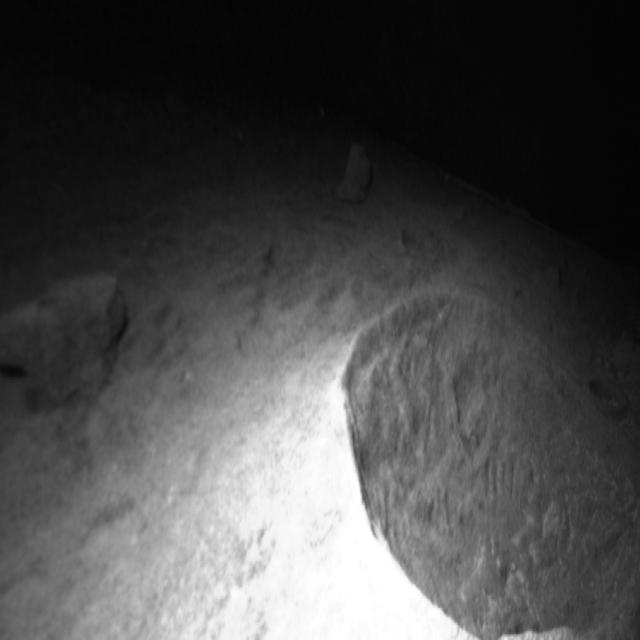
#> input picture lunasafe/dataset/Dataset_yolo/test/images/rgb_104_png_jpg.rf.00ed7a1f332792202c493c5795dedb75.jpg, 640 x 640 px
$ python -i yolo_detector.py   (imports and definitions only)
#> lines starting #> are read from the running program, lines starting #| are printed output that depends on the picture; after the words box and inside, x2 and y2 are one past the last pixel; in counts of white or black regions, pixels touching at a corner belong together
"""
Optical Perception & YOLO Hazard Detector for LUNA-SAFE
Performs crater and boulder detection, shadow/glare occlusion mapping,
and model detection confidence analysis.
"""

import os
import cv2
import numpy as np


class YOLOHazardDetector:
    """
    Optical sensor processing layer detecting lunar/Martian craters and boulders,
    evaluating shadow/glare occlusions, and quantifying perception uncertainty.
    """

    CLASS_NAMES = {0: "crater", 1: "boulder"}

    def __init__(self, model_path: str = None, conf_threshold: float = 0.25):
        self.conf_threshold = conf_threshold
        self.model = None
        self.model_loaded = False

        if model_path and os.path.exists(model_path):
            try:
                from ultralytics import YOLO
                self.model = YOLO(model_path)
                self.model_loaded = True
                print(f"[YOLO] Loaded model weights from {model_path}")
            except Exception as e:
                print(f"[YOLO] Warning: could not load model from {model_path}: {e}")

    def detect_shadow_and_glare(self, image_bgr: np.ndarray) -> dict:
        """
        Analyze lighting conditions:
        - Deep shadows (PSR or terrain occlusions: pixel brightness < 25)
        - Solar specular glare (saturation: pixel brightness > 245)
        """
        gray = cv2.cvtColor(image_bgr, cv2.COLOR_BGR2GRAY) if len(image_bgr.shape) == 3 else image_bgr
        total_pixels = float(gray.size)

        shadow_mask = (gray < 28).astype(np.uint8)
        glare_mask = (gray > 240).astype(np.uint8)

        shadow_ratio = float(np.sum(shadow_mask) / total_pixels)
        glare_ratio = float(np.sum(glare_mask) / total_pixels)
        occlusion_ratio = min(1.0, shadow_ratio + glare_ratio)

        return {
            "shadow_mask": shadow_mask,
            "glare_mask": glare_mask,
            "shadow_ratio": shadow_ratio,
            "glare_ratio": glare_ratio,
            "occlusion_ratio": occlusion_ratio,
            "mean_brightness": float(np.mean(gray)),
        }

    def detect_hazards(self, image_bgr: np.ndarray, optical_health: str = "healthy") -> dict:
        """
        Detect craters and boulders in optical imagery.
        optical_health can be 'healthy', 'degraded' (dust/glare), or 'offline'.
        """
        h, w = image_bgr.shape[:2]
        lighting = self.detect_shadow_and_glare(image_bgr)

        if optical_health == "offline":
            return {
                "detections": [],
                "crater_count": 0,
                "boulder_count": 0,
                "total_hazard_count": 0,
                "hazard_density_map": np.zeros((h, w), dtype=float),
                "hazard_coverage_ratio": 0.0,
                "mean_confidence": 0.0,
                "confidence_entropy": 1.0,
                "lighting": lighting,
                "sensor_status": "offline",
            }

        detections = []
        confidences = []

        # If YOLO model is loaded, run inference
        if self.model_loaded and self.model is not None:
            try:
                results = self.model(image_bgr, conf=self.conf_threshold, verbose=False)
                for r in results:
                    for box in r.boxes:
                        xyxy = box.xyxy[0].cpu().numpy().tolist()
                        conf = float(box.conf[0].cpu().numpy())
                        cls_id = int(box.cls[0].cpu().numpy())
                        cls_name = self.CLASS_NAMES.get(cls_id, "hazard")

                        detections.append({
                            "bbox": [round(x, 1) for x in xyxy],
                            "confidence": round(conf, 3),
                            "class_id": cls_id,
                            "class_name": cls_name,
                            "area_px": round((xyxy[2] - xyxy[0]) * (xyxy[3] - xyxy[1]), 1)
                        })
                        confidences.append(conf)
            except Exception as e:
                print(f"[YOLO] Inference error: {e}, falling back to computer vision detector")

        # Fallback / heuristic multi-scale feature detector if YOLO had 0 detections or wasn't loaded
        if len(detections) == 0:
            detections, confidences = self._heuristic_lunar_detector(image_bgr, lighting)

        # If optical sensor is degraded (e.g. dust or sensor noise), reduce confidence and add noise
        if optical_health == "degraded":
            for d in detections:
                d["confidence"] = max(0.15, round(d["confidence"] * 0.65, 3))
            confidences = [c * 0.65 for c in confidences]

        # Calculate hazard density map
        hazard_mask = np.zeros((h, w), dtype=np.float32)
        crater_count = 0
        boulder_count = 0

        for d in detections:
            x1, y1, x2, y2 = [int(v) for v in d["bbox"]]
            x1, y1 = max(0, x1), max(0, y1)
            x2, y2 = min(w, x2), min(h, y2)
            weight = 1.0 if d["class_name"] == "boulder" else 0.85
            hazard_mask[y1:y2, x1:x2] += weight * d["confidence"]

            if d["class_name"] == "crater":
                crater_count += 1
            else:
                boulder_count += 1

        # Smooth hazard density
        hazard_density_map = cv2.GaussianBlur(hazard_mask, (21, 21), 0)
        max_density = np.max(hazard_density_map) if np.max(hazard_density_map) > 0 else 1.0
        hazard_density_map = np.clip(hazard_density_map / max_density, 0.0, 1.0)

        total_area = h * w
        hazard_pixels = np.count_nonzero(hazard_mask > 0.1)
        hazard_coverage_ratio = float(hazard_pixels / total_area)

        mean_conf = float(np.mean(confidences)) if confidences else 0.5
        # Confidence entropy (uncertainty in detection confidence)
        conf_entropy = float(np.std(confidences)) if len(confidences) > 1 else 0.2

        return {
            "detections": detections,
            "crater_count": crater_count,
            "boulder_count": boulder_count,
            "total_hazard_count": len(detections),
            "hazard_density_map": hazard_density_map,
            "hazard_coverage_ratio": hazard_coverage_ratio,
            "mean_confidence": mean_conf,
            "confidence_entropy": conf_entropy,
            "lighting": lighting,
            "sensor_status": optical_health,
        }

    def _heuristic_lunar_detector(self, image_bgr: np.ndarray, lighting: dict) -> tuple:
        """
        Heuristic planetary surface feature detector using circular Hough transforms
        and morphological edge segmentation for craters and high-contrast rocks.
        """
        gray = cv2.cvtColor(image_bgr, cv2.COLOR_BGR2GRAY) if len(image_bgr.shape) == 3 else image_bgr
        h, w = gray.shape
        detections = []
        confidences = []

        # 1. Crater detection via circular Hough Transform
        blurred = cv2.GaussianBlur(gray, (9, 9), 2)
        circles = cv2.HoughCircles(
            blurred, cv2.HOUGH_GRADIENT, dp=1.2, minDist=30,
            param1=60, param2=30, minRadius=10, maxRadius=int(min(h, w) * 0.4)
        )

        if circles is not None:
            circles = np.uint16(np.around(circles))
            for c in circles[0, :]:
                cx, cy, r = int(c[0]), int(c[1]), int(c[2])
                x1, y1 = max(0, cx - r), max(0, cy - r)
                x2, y2 = min(w, cx + r), min(h, cy + r)
                conf = min(0.95, max(0.45, 0.75 - (r / max(h, w)) * 0.2))
                detections.append({
                    "bbox": [float(x1), float(y1), float(x2), float(y2)],
                    "confidence": round(conf, 3),
                    "class_id": 0,
                    "class_name": "crater",
                    "area_px": round(np.pi * (r**2), 1)
                })
                confidences.append(conf)

        # 2. Boulder detection via high-gradient blob segmentation
        # Boulders show strong cast shadows adjacent to high specular rims
        edges = cv2.Canny(gray, 70, 150)
        contours, _ = cv2.findContours(edges, cv2.RETR_EXTERNAL, cv2.CHAIN_APPROX_SIMPLE)

        for cnt in contours:
            area = cv2.contourArea(cnt)
            if 40 < area < 4000:
                x, y, bw, bh = cv2.boundingRect(cnt)
                aspect = bw / float(bh)
                if 0.4 < aspect < 2.5:
                    conf = min(0.92, max(0.40, 0.65 + (area / 4000.0) * 0.25))
                    detections.append({
                        "bbox": [float(x), float(y), float(x + bw), float(y + bh)],
                        "confidence": round(conf, 3),
                        "class_id": 1,
                        "class_name": "boulder",
                        "area_px": round(area, 1)
                    })
                    confidences.append(conf)

        return detections[:50], confidences[:50]

>>> import cv2
>>> picture = cv2.imread('../dataset/Dataset_yolo/test/images/rgb_104_png_jpg.rf.00ed7a1f332792202c493c5795dedb75.jpg')
#> picture is the input picture: shape (640, 640, 3); min 3, max 255, mean 74.9
>>> result = YOLOHazardDetector().detect_hazards(picture)
#> in detect_shadow_and_glare, `shadow_mask = (gray < 28).astype(np.uint8)`:
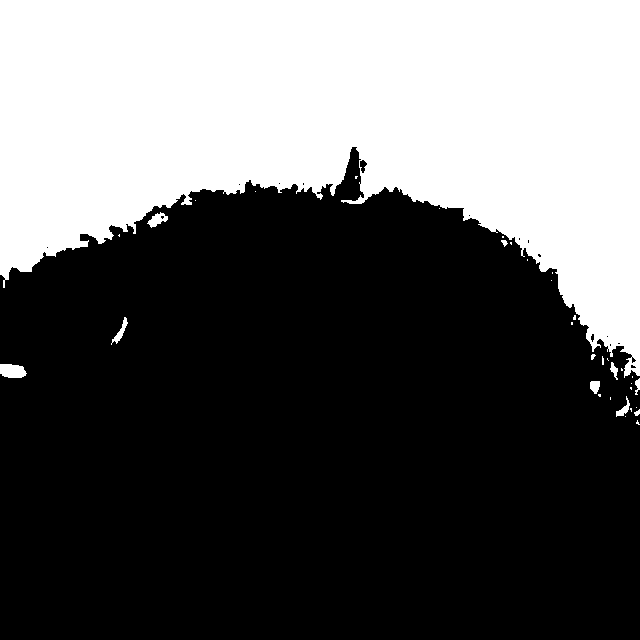
#> shadow_mask: shape (640, 640); values 0 (black) and 1 (white), 36.5% white; 35 white regions (24 under 20 px), largest, box (x1, y1, x2, y2) and area: (0, 0, 640, 378) 148244, (0, 364, 27, 378) 312, (147, 212, 168, 228) 167
#> in detect_shadow_and_glare, `glare_mask = (gray > 240).astype(np.uint8)`:
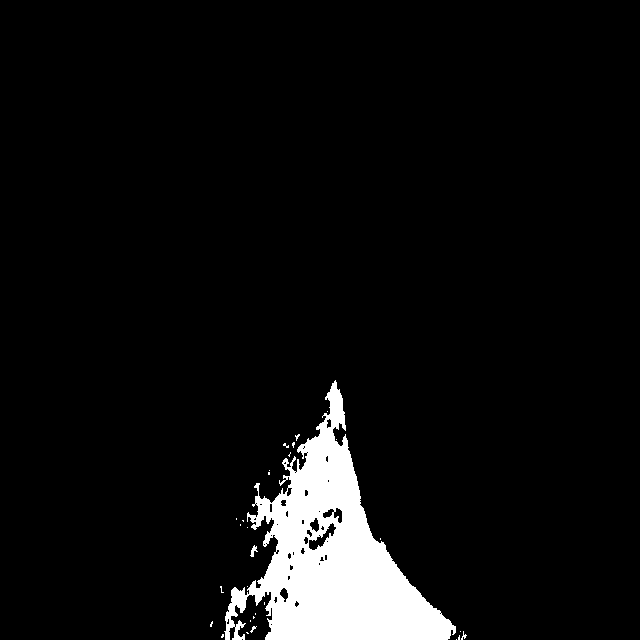
#> glare_mask: shape (640, 640); values 0 (black) and 1 (white), 5.9% white; 29 white regions (26 under 20 px), largest, box (x1, y1, x2, y2) and area: (224, 380, 456, 640) 24022, (250, 545, 258, 557) 44, (461, 631, 467, 640) 21
#> in detect_shadow_and_glare, `shadow_ratio = float(np.sum(shadow_mask) / total_pixels)`: shadow_ratio = 0.365
#> in detect_shadow_and_glare, `glare_ratio = float(np.sum(glare_mask) / total_pixels)`: glare_ratio = 0.0592
#> in detect_shadow_and_glare, `occlusion_ratio = min(1.0, shadow_ratio + glare_ratio)`: occlusion_ratio = 0.424
#> in detect_hazards, `lighting = self.detect_shadow_and_glare(image_bgr)`: lighting = 6 items
#> in _heuristic_lunar_detector, `circles = cv2.HoughCircles( blurred, cv2.HOUGH_GRADIENT, dp=1.2, minDi..`: circles = [[557.4, 462.6, 187.7], [556.2, 413.4, 212.7]]
#> in _heuristic_lunar_detector, `circles = np.uint16(np.around(circles))`: circles = [[557, 463, 188], [556, 413, 213]]
#> the loop in _heuristic_lunar_detector, `for c in circles[0, :]:` made 2 passes
#> (cx, cy, r, x1, y1, x2, y2, conf) on passes 1 to 2: (557, 463, 188, 369, 275, 640, 640, 0.691), (556, 413, 213, 343, 200, 640, 626, 0.683)
#> after the loop in _heuristic_lunar_detector, `for c in circles[0, :]:`: confidences = [0.691, 0.683]; detections = 2 items
#> in _heuristic_lunar_detector, `edges = cv2.Canny(gray, 70, 150)`:
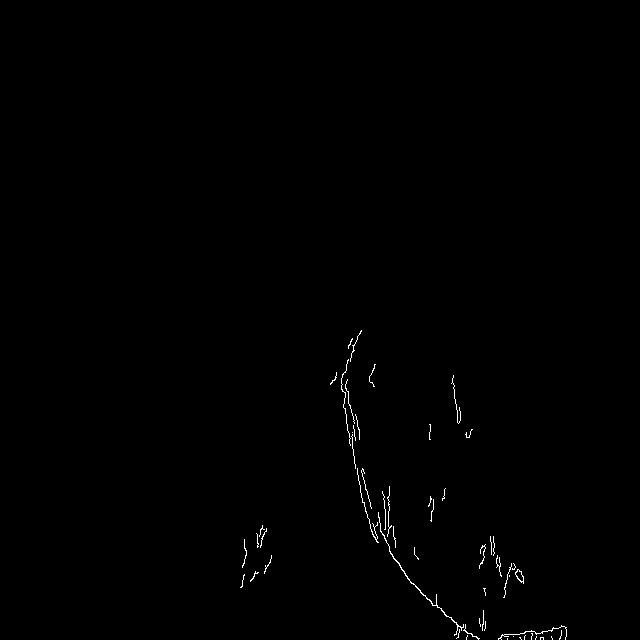
#> edges: shape (640, 640); 0.39% white in thin lines or dots, all inside (x1, y1, x2, y2) = (240, 330, 567, 640)
#> in _heuristic_lunar_detector, `contours, _ = cv2.findContours(edges, cv2.RETR_EXTERNAL, cv2.CHAIN_APP..`: contours = 55 contours, 53 with area under 20; largest, box (x1, y1, x2, y2) and area: (378, 512, 464, 636) 62, (515, 569, 524, 584) 62
#> the loop in _heuristic_lunar_detector, `for cnt in contours:` made 55 passes
#> (area, x, y, bw, bh, aspect, conf) on passes 21, 35: (62, 515, 569, 9, 15, 0.6, 0.654), (62.5, 378, 512, 86, 124, 0.694, 0.654)
#> after the loop in _heuristic_lunar_detector, `for cnt in contours:`: confidences = [0.691, 0.683, 0.654, 0.654]; detections = 4 items
#> in detect_hazards, `detections, confidences = self._heuristic_lunar_detector(image_bgr, li..`: confidences = [0.691, 0.683, 0.654, 0.654]
#> the loop in detect_hazards, `for d in detections:` made 4 passes
#> (x1, y1, x2, y2, weight, crater_count) on passes 1 to 2: (369, 275, 640, 640, 0.85, 1), (343, 200, 640, 626, 0.85, 2)
#> after the loop in detect_hazards, `for d in detections:`:
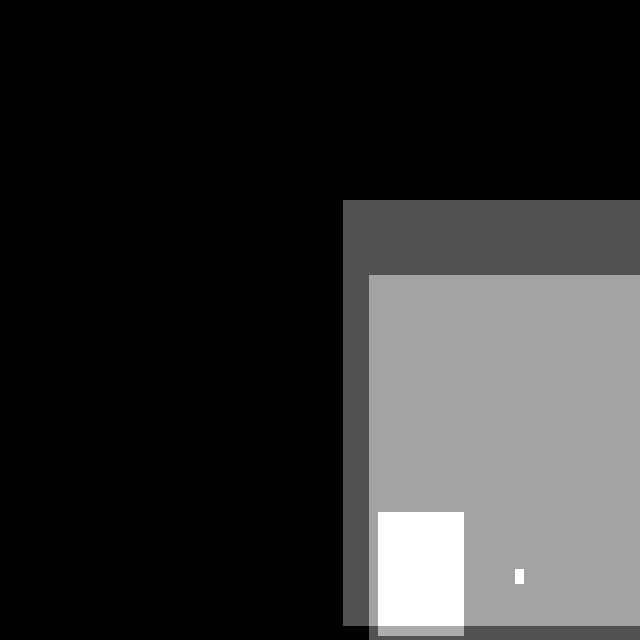
#> hazard_mask: shape (640, 640) float32; min 0, max 1.82, mean 0.338; drawn with min black and max white
#> after the loop in detect_hazards, `for d in detections:`: boulder_count = 2
#> in detect_hazards, `max_density = np.max(hazard_density_map) if np.max(hazard_density_map)..`: max_density = 1.82
#> in detect_hazards, `hazard_pixels = np.count_nonzero(hazard_mask > 0.1)`: hazard_pixels = 130316
#> in detect_hazards, `hazard_coverage_ratio = float(hazard_pixels / total_area)`: hazard_coverage_ratio = 0.318
#> in detect_hazards, `mean_conf = float(np.mean(confidences)) if confidences else 0.5`: mean_conf = 0.671
#> in detect_hazards, `conf_entropy = float(np.std(confidences)) if len(confidences) > 1 else..`: conf_entropy = 0.017
#> result = 10 items

$ run again, on lunasafe/dataset/Dataset_yolo/test/images/rgb_120_png_jpg.rf.6308d536a9e84722d42943bc01943692.jpg
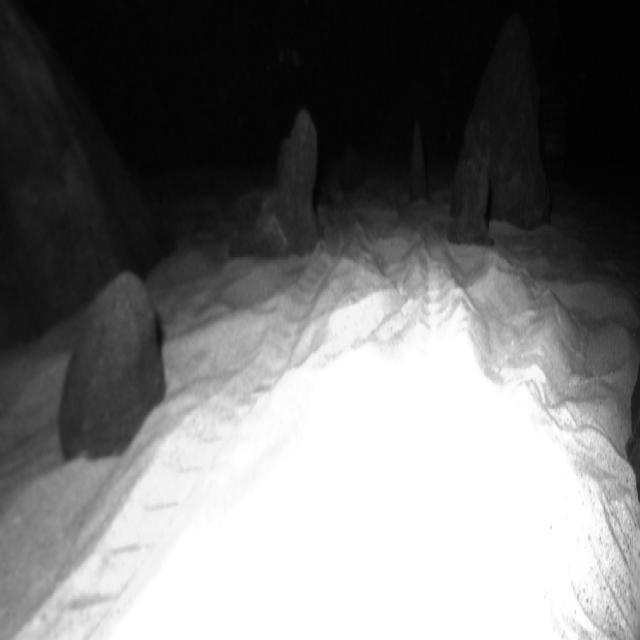
#> input picture lunasafe/dataset/Dataset_yolo/test/images/rgb_120_png_jpg.rf.6308d536a9e84722d42943bc01943692.jpg, 640 x 640 px
#> picture is the input picture: shape (640, 640, 3); min 0, max 255, mean 117.7
#> in detect_shadow_and_glare, `shadow_mask = (gray < 28).astype(np.uint8)`:
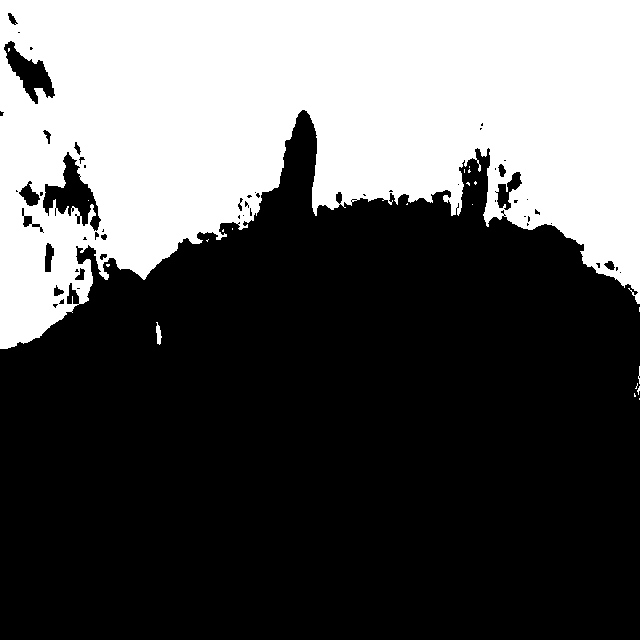
#> shadow_mask: shape (640, 640); values 0 (black) and 1 (white), 35.8% white; 21 white regions (19 under 20 px), largest, box (x1, y1, x2, y2) and area: (0, 0, 640, 349) 146290, (156, 322, 162, 345) 84
#> glare_mask: shape (640, 640); values 0 (black) and 1 (white), 27.8% white; 81 white regions (72 under 20 px), largest, box (x1, y1, x2, y2) and area: (103, 301, 609, 640) 113206, (118, 528, 136, 544) 124, (131, 502, 142, 525) 94
#> shadow_ratio = 0.358
#> glare_ratio = 0.278
#> occlusion_ratio = 0.636
#> lighting = 6 items
#> in _heuristic_lunar_detector, `circles = cv2.HoughCircles( blurred, cv2.HOUGH_GRADIENT, dp=1.2, minDi..`: circles = [[385.8, 357, 101], [424.2, 418.2, 135.4], [402.6, 395.4, 104.8], [359.4, 372.6, 67.72], [431.4, 333, 50.08], [425.4, 364.2, 63.88], [516.6, 347.4, 40.84], [379.8, 305.4, 30.76], [351, 331.8, 27.16], [268.2, 419.4, 55.12]]
#> in _heuristic_lunar_detector, `circles = np.uint16(np.around(circles))`: circles = [[386, 357, 101], [424, 418, 135], [403, 395, 105], [359, 373, 68], [431, 333, 50], [425, 364, 64], [517, 347, 41], [380, 305, 31], [351, 332, 27], [268, 419, 55]]
#> the loop in _heuristic_lunar_detector, `for c in circles[0, :]:` made 10 passes
#> (cx, cy, r, x1, y1, x2, y2, conf) on passes 1 to 8: (386, 357, 101, 285, 256, 487, 458, 0.718), (424, 418, 135, 289, 283, 559, 553, 0.708), (403, 395, 105, 298, 290, 508, 500, 0.717), (359, 373, 68, 291, 305, 427, 441, 0.729), (431, 333, 50, 381, 283, 481, 383, 0.734), (425, 364, 64, 361, 300, 489, 428, 0.73), (517, 347, 41, 476, 306, 558, 388, 0.737), (380, 305, 31, 349, 274, 411, 336, 0.74)
#> after the loop in _heuristic_lunar_detector, `for c in circles[0, :]:`: confidences = [0.718, 0.708, 0.717, 0.729, 0.734, 0.73, 0.737, 0.74, 0.742, 0.733]; detections = 10 items
#> edges: shape (640, 640); 0.93% white in thin lines or dots, all inside (x1, y1, x2, y2) = (50, 219, 640, 640)
#> contours = 118 contours, 104 with area under 20; largest, box (x1, y1, x2, y2) and area: (524, 363, 576, 432) 80, (607, 566, 635, 640) 59, (579, 417, 606, 434) 54, (596, 559, 619, 610) 51, (571, 428, 640, 505) 46
#> the loop in _heuristic_lunar_detector, `for cnt in contours:` made 118 passes
#> (area, x, y, bw, bh, aspect, conf) on passes 36, 58, 77, 81, 93, 96: (51, 596, 559, 23, 51, 0.451, 0.653), (41, 601, 487, 25, 60, 0.417, 0.653), (45.5, 571, 428, 69, 77, 0.896, 0.653), (54, 579, 417, 27, 17, 1.59, 0.653), (80, 524, 363, 52, 69, 0.754, 0.655), (41.5, 271, 341, 54, 51, 1.06, 0.653)
#> after the loop in _heuristic_lunar_detector, `for cnt in contours:`: confidences = [0.718, 0.708, 0.717, 0.729, 0.734, 0.73, 0.737, 0.74, 0.742, 0.733, 0.653, 0.653, 0.653, 0.653, 0.655, 0.653]; detections = 16 items
#> the loop in detect_hazards, `for d in detections:` made 16 passes
#> (x1, y1, x2, y2, weight) on passes 1 to 8: (285, 256, 487, 458, 0.85), (289, 283, 559, 553, 0.85), (298, 290, 508, 500, 0.85), (291, 305, 427, 441, 0.85), (381, 283, 481, 383, 0.85), (361, 300, 489, 428, 0.85), (476, 306, 558, 388, 0.85), (349, 274, 411, 336, 0.85)
#> after the loop in detect_hazards, `for d in detections:`:
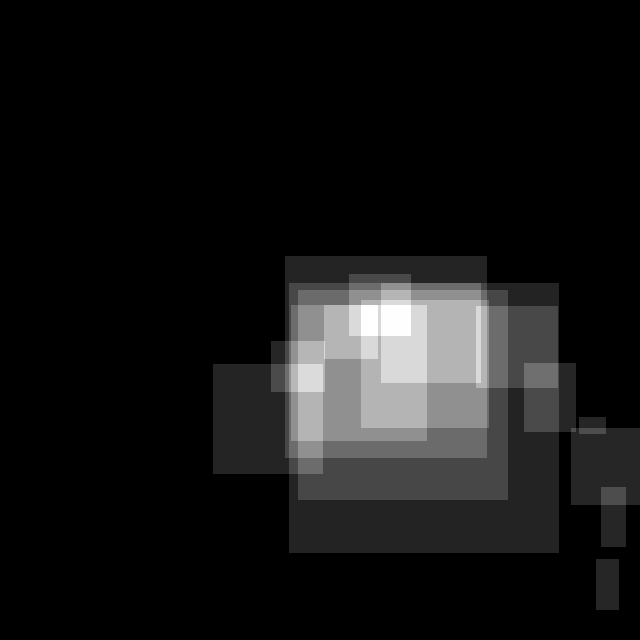
#> hazard_mask: shape (640, 640) float32; min 0, max 4.32, mean 0.364; drawn with min black and max white
#> after the loop in detect_hazards, `for d in detections:`: boulder_count = 6; crater_count = 10
#> max_density = 4.31
#> hazard_pixels = 96346
#> hazard_coverage_ratio = 0.235
#> mean_conf = 0.7
#> conf_entropy = 0.0375
#> result = 10 items
